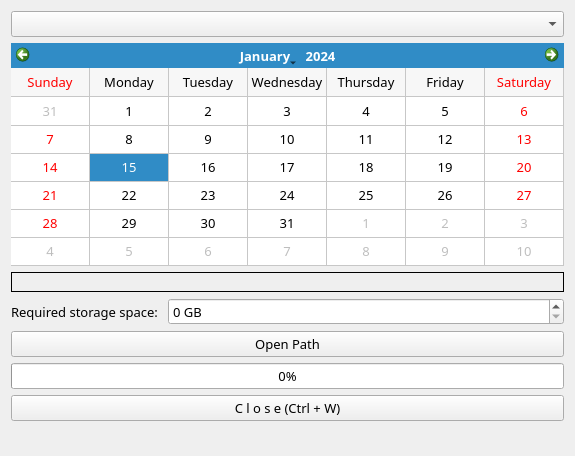
<?xml version="1.0" encoding="UTF-8"?>
<ui version="4.0">
 <class>Form</class>
 <widget class="QWidget" name="Form">
  <property name="windowModality">
   <enum>Qt::WindowModal</enum>
  </property>
  <property name="geometry">
   <rect>
    <x>0</x>
    <y>0</y>
    <width>424</width>
    <height>456</height>
   </rect>
  </property>
  <property name="font">
   <font>
    <family>KoPubWorld돋움체 Medium</family>
    <pointsize>10</pointsize>
    <weight>7</weight>
    <italic>false</italic>
    <bold>false</bold>
   </font>
  </property>
  <property name="cursor">
   <cursorShape>ArrowCursor</cursorShape>
  </property>
  <property name="windowTitle">
   <string>AFD</string>
  </property>
  <property name="windowIcon">
   <iconset>
    <normaloff>resource/afd.png</normaloff>resource/afd.png</iconset>
  </property>
  <property name="styleSheet">
   <string notr="true">font: 57 10pt &quot;KoPubWorld돋움체 Medium&quot;;</string>
  </property>
  <layout class="QVBoxLayout" name="verticalLayout">
   <item>
    <widget class="QComboBox" name="comboBox">
     <property name="styleSheet">
      <string notr="true"/>
     </property>
     <property name="currentText">
      <string/>
     </property>
    </widget>
   </item>
   <item>
    <widget class="QCalendarWidget" name="calendarWidget">
     <property name="sizePolicy">
      <sizepolicy hsizetype="Maximum" vsizetype="Preferred">
       <horstretch>0</horstretch>
       <verstretch>0</verstretch>
      </sizepolicy>
     </property>
     <property name="firstDayOfWeek">
      <enum>Qt::Sunday</enum>
     </property>
     <property name="gridVisible">
      <bool>true</bool>
     </property>
     <property name="horizontalHeaderFormat">
      <enum>QCalendarWidget::LongDayNames</enum>
     </property>
     <property name="verticalHeaderFormat">
      <enum>QCalendarWidget::NoVerticalHeader</enum>
     </property>
     <property name="navigationBarVisible">
      <bool>true</bool>
     </property>
     <property name="dateEditEnabled">
      <bool>true</bool>
     </property>
    </widget>
   </item>
   <item>
    <widget class="QLabel" name="label">
     <property name="styleSheet">
      <string notr="true">border: 1px solid black;</string>
     </property>
     <property name="text">
      <string/>
     </property>
     <property name="alignment">
      <set>Qt::AlignCenter</set>
     </property>
    </widget>
   </item>
   <item>
    <layout class="QHBoxLayout" name="horizontalLayout">
     <item>
      <widget class="QLabel" name="label_2">
       <property name="sizePolicy">
        <sizepolicy hsizetype="Maximum" vsizetype="Preferred">
         <horstretch>0</horstretch>
         <verstretch>0</verstretch>
        </sizepolicy>
       </property>
       <property name="text">
        <string>Required storage space: </string>
       </property>
      </widget>
     </item>
     <item>
      <widget class="QSpinBox" name="spinBox">
       <property name="suffix">
        <string> GB</string>
       </property>
       <property name="prefix">
        <string/>
       </property>
       <property name="maximum">
        <number>99999</number>
       </property>
      </widget>
     </item>
    </layout>
   </item>
   <item>
    <widget class="QPushButton" name="pushButton">
     <property name="styleSheet">
      <string notr="true"/>
     </property>
     <property name="text">
      <string>Open Path</string>
     </property>
    </widget>
   </item>
   <item>
    <widget class="QProgressBar" name="progressBar">
     <property name="sizePolicy">
      <sizepolicy hsizetype="Preferred" vsizetype="Fixed">
       <horstretch>0</horstretch>
       <verstretch>0</verstretch>
      </sizepolicy>
     </property>
     <property name="styleSheet">
      <string notr="true"/>
     </property>
     <property name="value">
      <number>0</number>
     </property>
     <property name="alignment">
      <set>Qt::AlignCenter</set>
     </property>
    </widget>
   </item>
   <item>
    <widget class="QPushButton" name="exit_pushButton">
     <property name="font">
      <font>
       <family>KoPubWorld돋움체 Medium</family>
       <pointsize>10</pointsize>
       <weight>7</weight>
       <italic>false</italic>
       <bold>false</bold>
      </font>
     </property>
     <property name="cursor">
      <cursorShape>PointingHandCursor</cursorShape>
     </property>
     <property name="styleSheet">
      <string notr="true"/>
     </property>
     <property name="text">
      <string>C l o s e (Ctrl + W)</string>
     </property>
    </widget>
   </item>
   <item>
    <widget class="QLabel" name="complete_lbl">
     <property name="text">
      <string/>
     </property>
     <property name="alignment">
      <set>Qt::AlignCenter</set>
     </property>
    </widget>
   </item>
  </layout>
 </widget>
 <resources/>
 <connections/>
</ui>
